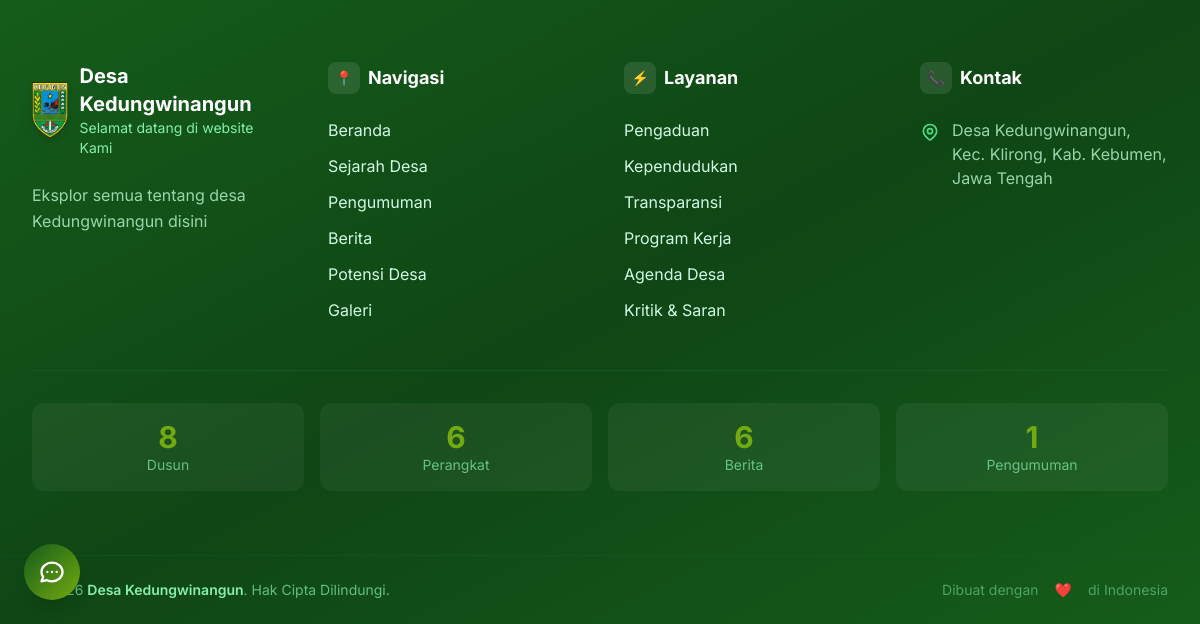
Before: / (lower part) with the older database file.
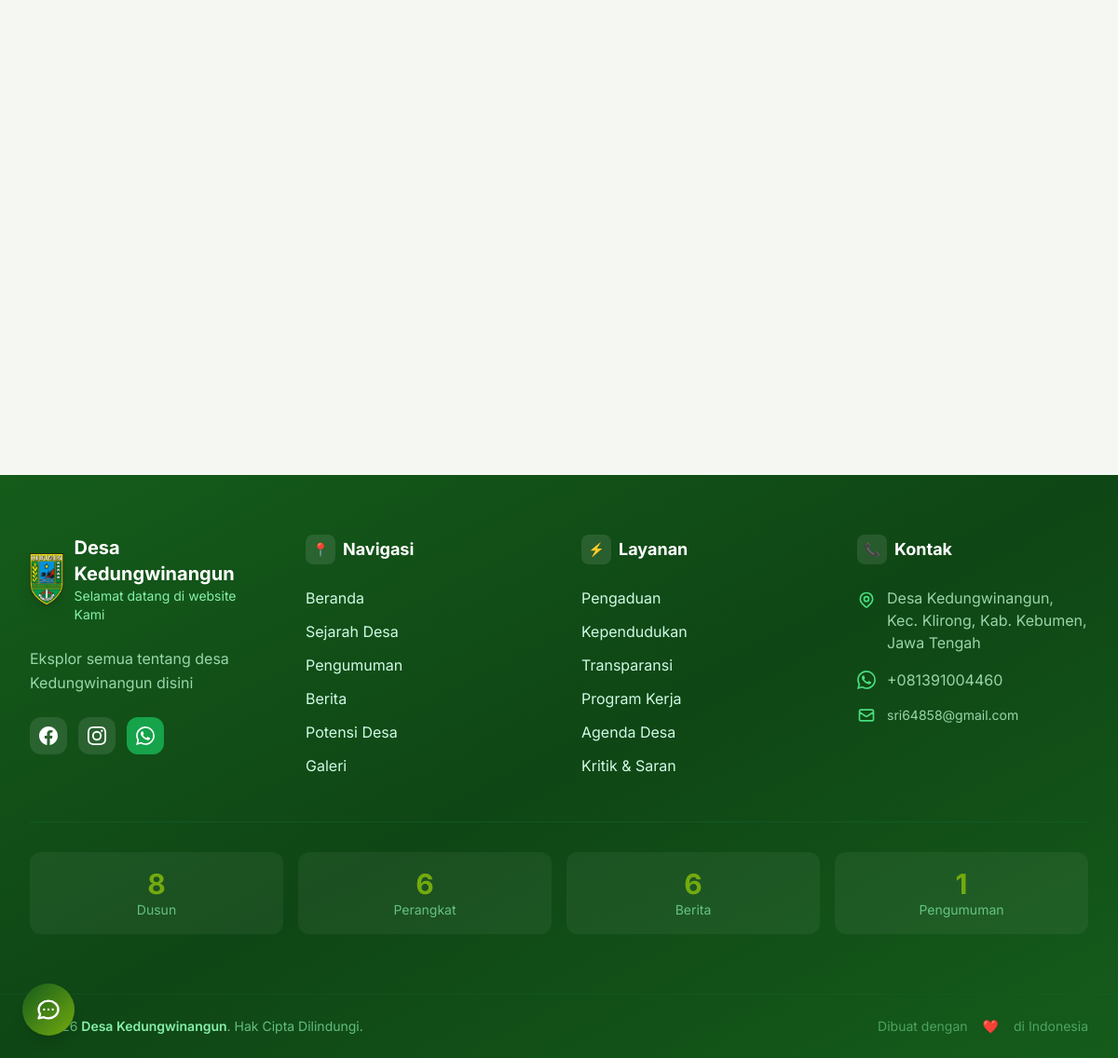
After: the same page with the newer database file.
### tables this page shows
CREATE TABLE config (
                key TEXT PRIMARY KEY,
                value TEXT
            );

### routes/public.py (the view)
@public_bp.route("/")
def index():
    from datetime import datetime
    try:
        desa_info = get_desa_info_with_maps()
        berita_list = get_all_berita()
        custom_pages = get_all_pages()
        try:
            max_unggulan = int(get_config("berita_unggulan_tampil", 3))
            max_berita = int(get_config("berita_tampil_di_beranda", 6))
            carousel_stacks = int(get_config("berita_carousel_stacks", 2))
        except (ValueError, TypeError):
            max_unggulan, max_berita, carousel_stacks = 3, 6, 2
        featured_list = [b for b in berita_list if b.get('unggulan') == 1][:max_unggulan]
        featured_ids = [b['id'] for b in featured_list]
        grid_berita = [b for b in berita_list if b['id'] not in featured_ids][:max_berita]
        galeri_list = get_all_galeri(aktif=1)[:8]
        potensi_list = get_all_potensi()
        potensi_aktif = [p for p in potensi_list if p.get('aktif') == 1]
        potensi_grouped = {}
        for p in potensi_aktif:
            kat = p.get('kategori', 'Lainnya')
            if kat not in potensi_grouped:
                potensi_grouped[kat] = []
            potensi_grouped[kat].append(p)
        pengumuman_list = get_all_pengumuman()
        pengumuman_aktif = [p for p in pengumuman_list if p.get('aktif') == 1][:5]
        struktur_list = get_all_struktur(aktif=1)
        perangkat_desa = [s for s in struktur_list if s.get('kategori') == 'perangkat'][:6]
        show_maps = get_config("tampilkan_maps", "1") == "1"
        show_stats = get_config("tampilkan_statistik", "1") == "1"
        show_dusun = get_config("tampilkan_daftar_dusun", "1") == "1"
        show_hero = get_config("tampilkan_hero", "1") == "1"
        show_views = get_config("berita_tampilkan_views", "1") == "1"
        show_tanggal = get_config("berita_tampilkan_tanggal", "1") == "1"
        config_data = {
            'alamat_desa': get_config("alamat_desa", ""),
            'kontak_telepon': get_config("kontak_telepon", ""),
            'kontak_whatsapp': get_config("kontak_whatsapp", ""),
            'kontak_email': get_config("kontak_email", ""),
            'sosial_facebook': get_config("sosial_facebook", ""),
            'sosial_instagram': get_config("sosial_instagram", ""),
            'sosial_twitter': get_config("sosial_twitter", ""),
        }
        return render_template(
            "index.html",
            desa=desa_info,
            nav_links=set_nav_active("Beranda"),
            featured_list=featured_list,
            berita_list=grid_berita,
            galeri_list=galeri_list,
            potensi_grouped=potensi_grouped,
            pengumuman_list=pengumuman_aktif,
            perangkat_desa=perangkat_desa,
            config=config_data,
            tahun=datetime.now().year,
            site_name=desa_info['nama'],
            site_tagline=desa_info['tagline'],
            site_description=desa_info['deskripsi'],
            show_maps=show_maps,
            show_stats=show_stats,
            show_dusun=show_dusun,
            show_hero=show_hero,
            show_views=show_views,
            show_tanggal=show_tanggal,
            custom_pages=custom_pages,
            carousel_stacks=carousel_stacks,
        )
    except Exception as e:
        logger.error(f"Error loading homepage: {str(e)}")
        flash('Terjadi kesalahan saat memuat halaman utama', 'error')
        return render_template("index.html", error=True)

### app.py (called while the page is built, shortened)
@app.context_processor
def inject_openrouter_key():
    return {
        'openrouter_api_key': environ.get('OPENROUTER_API_KEY', '')
    }

@app.context_processor
def inject_custom_pages():
    from models import get_all_pages
    return {'custom_pages_nav': get_all_pages()}

@app.after_request
def add_security_headers(response):
    response.headers['X-Content-Type-Options'] = 'nosniff'
    response.headers['X-Frame-Options'] = 'DENY'
    response.headers['X-XSS-Protection'] = '1; mode=block'
    response.headers['Referrer-Policy'] = 'strict-origin-when-cross-origin'
    if request.path.startswith('/admin') or request.path.startswith('/login'):
        response.headers['Cache-Control'] = 'no-store, no-cache, must-revalidate, max-age=0'
        response.headers['Pragma'] = 'no-cache'
        response.headers['Expires'] = '0'
    response.headers['Permissions-Policy'] = (
        'camera=(), microphone=(), geolocation=(self "https://maps.google.com"), '
        'payment=(), usb=(), fullscreen=(self)'
    )
    return response

### models.py (called while the page is built)
def get_db_connection():
    conn = sqlite3.connect(Config.DB_NAME)
    conn.row_factory = sqlite3.Row
    return conn

### templates/index.html (shortened to what the changed rows need)
<!DOCTYPE html>
<html lang="id">
<head>
    <script src="https://cdn.tailwindcss.com"></script>
    <link rel="stylesheet" href="{{ url_for('static', filename='styles.css') }}">
</head>
<body>
    <footer class="bg-gradient-to-br from-[#155C1B] via-[#0f4615] to-[#155C1B] text-white">
        <div class="max-w-7xl mx-auto px-4 sm:px-6 lg:px-8 py-16">
            <div class="grid grid-cols-1 md:grid-cols-2 lg:grid-cols-4 gap-10 lg:gap-12">
                <div class="lg:col-span-1">
                    <div class="flex gap-3">
                        {% if config.sosial_facebook %}
                        <a href="https://facebook.com/{{ config.sosial_facebook }}" target="_blank" class="social-icon" title="Facebook">
                        </a>
                        {% endif %}
                        {% if config.sosial_instagram %}
                        <a href="https://instagram.com/{{ config.sosial_instagram }}" target="_blank" class="social-icon" title="Instagram">
                        </a>
                        {% endif %}
                        {% if config.kontak_whatsapp %}
                        <a href="https://wa.me/{{ config.kontak_whatsapp }}" target="_blank" class="social-icon bg-green-600 hover:bg-green-500" title="WhatsApp">
                        </a>
                        {% endif %}
                    </div>
                </div>
                <div>
                    <ul class="space-y-4">
                        {% if config.kontak_whatsapp %}
                        <li class="flex items-center gap-3">
                            <span class="text-green-200/80">+{{ config.kontak_whatsapp }}</span>
                        </li>
                        {% endif %}
                        {% if config.kontak_email %}
                        <li class="flex items-center gap-3">
                            <svg class="w-5 h-5 shrink-0 text-green-400" fill="none" stroke="currentColor" viewBox="0 0 24 24"><path stroke-linecap="round" stroke-linejoin="round" stroke-width="2" d="M3 8l7.89 5.26a2 2 0 002.22 0L21 8M5 19h14a2 2 0 002-2V7a2 2 0 00-2-2H5a2 2 0 00-2 2v10a2 2 0 002 2z"/></svg>
                            <span class="text-green-200/80 text-sm">{{ config.kontak_email }}</span>
                        </li>
                        {% endif %}
                    </ul>
                </div>
            </div>
        </div>
    </footer>
</body>
</html>

Changed rows visible on the page:
now on this page (row edited): config: kontak_whatsapp "081391004460"
changed config (number 5 of 6 on the later page): value empty → "081391004460" (drawn)
now on this page (row edited): config: kontak_email "sri64858@gmail.com"
changed config: value empty → "sri64858@gmail.com" (drawn)
